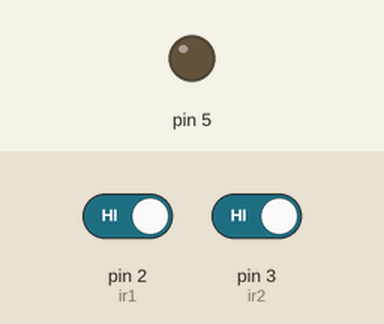
The sketch below on a simulated Arduino Uno, built with avr-gcc and run on an emulated ATmega328P. On the bench: output pins drawn as LEDs (lit = HIGH). Inputs (shaded band) come from the test bench; at power-on: pin 2 (ir1) HIGH, pin 3 (ir2) HIGH.

Above: at 2.8 s.
2.9 s: pin 2 (ir1) driven LOW
At 3.4 s:
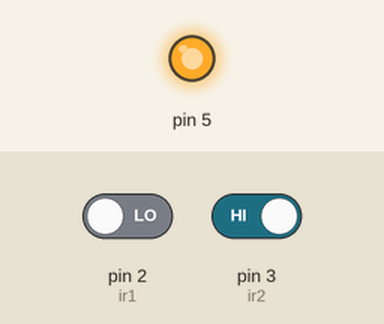
4.5 s: pin 2 (ir1) driven HIGH
At 6.9 s:
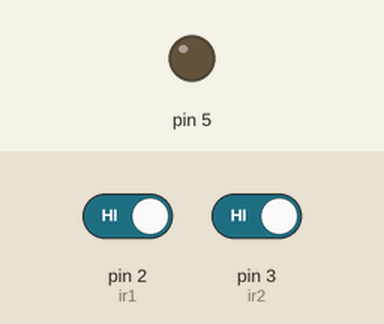
7.5 s: pin 3 (ir2) driven LOW
At 8.4 s:
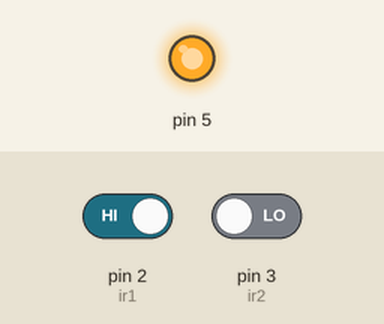
Timing chart, 0 to 10.5 s (numbered marks = the images above; inputs shaded):
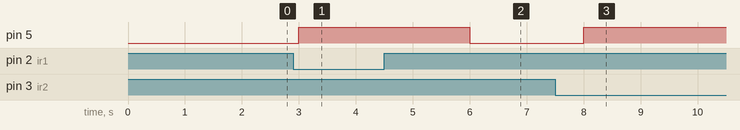

Measured:
- after the input at 2.9 s, pin 5: LOW → HIGH after 0.10 s
- after the input at 4.5 s, pin 5: HIGH → LOW after 1.5 s
- after the input at 7.5 s, pin 5: LOW → HIGH after 0.50 s

The sketch:

stair_case_using_ir.ino
```cpp
int ir1 = 2;
int ir2 = 3;


void setup() {
  // initialize serial communication at 9600 bits per second:
  Serial.begin(9600);
  // make the pushbutton's pin an input:
  pinMode(ir1, INPUT);
  pinMode(ir2,INPUT);
  pinMode(5,OUTPUT);
}
void loop() {
  // read the input pin:

  int irdata1 = digitalRead(ir1);
  int irdata2 = digitalRead(ir2);

  if(irdata1 == 0 or irdata2 == 0)
  {
    digitalWrite(5,HIGH);
    delay(3000);
  }
  else
  {
    digitalWrite(5,LOW);
    delay(1000);
  }

}
```
